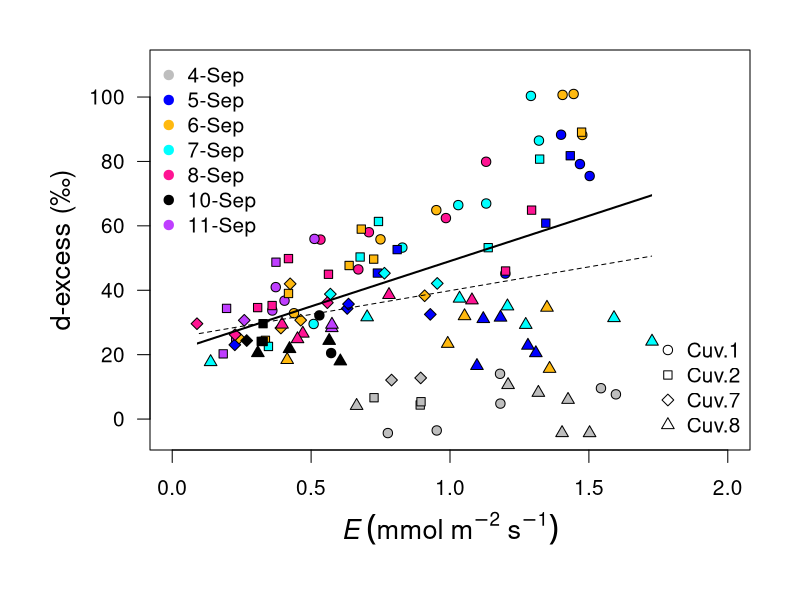
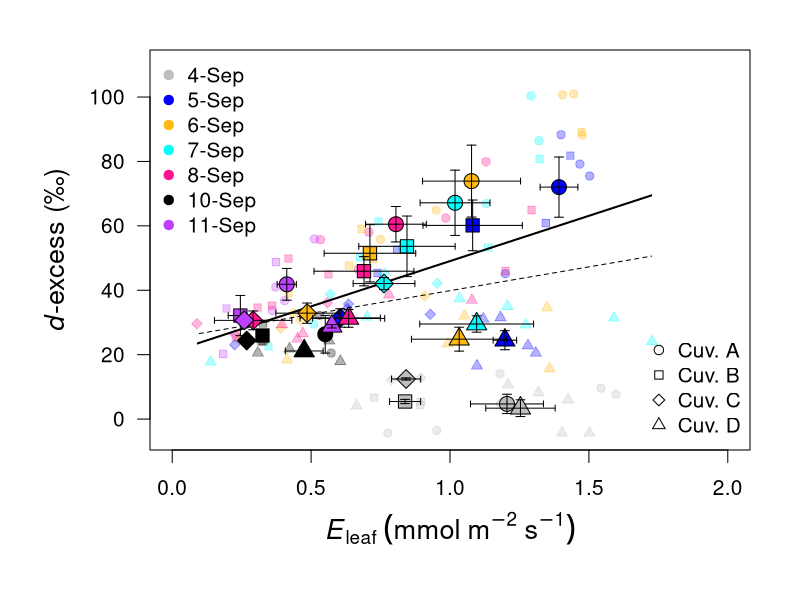
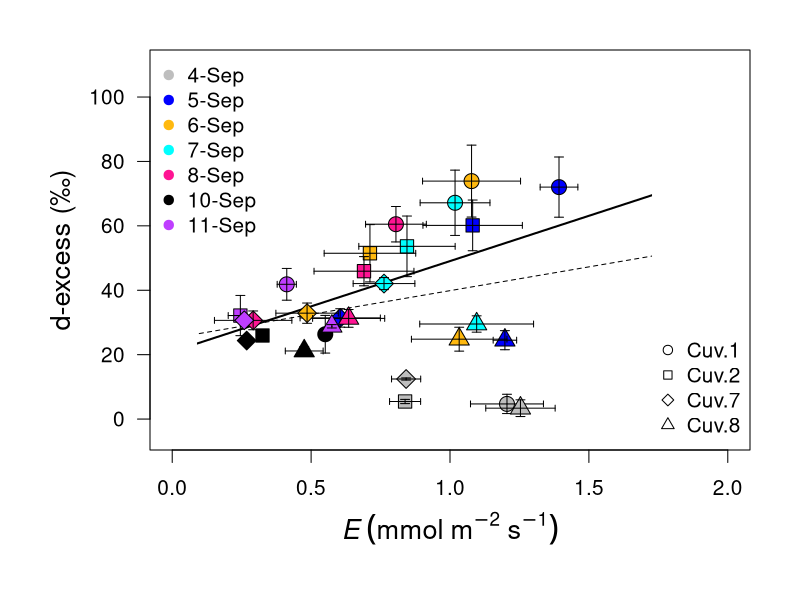

Recreate these plots in R, in order.
library(lubridate)
library(dplyr)
s.err <- function(x){
  se <- sd(x)/sqrt(length(x))
  return(se)
}
dfS <- read.table('barkData/Sept_complete.csv', sep = ';', header = TRUE)
# recalculate transpiration (in mmol m-2 s-1) following Zsofia's email on 1-March-2021
dfS$TrA_old <- dfS$TrA
dfS$TrA <- 1000*((dfS$FlowOut/dfS$Area)*((dfS$H2Oout_G - dfS$H2Oin_G)/(dfS$ATP - dfS$H2Oin_G)))
dfS$DT <- as.POSIXct(dfS$DT, format="%Y-%m-%d %H:%M:%S")
dfS$day <- day(dfS$DT)
dfS$mon <- lubridate::month(dfS$DT, label = T)
dfS$datePretty <- paste0(dfS$day, '-', dfS$mon)
dfS$Date <- as.Date(dfS$DT)
dfS$timeDec <- hour(dfS$DT)+ (minute(dfS$DT)/60)
dfS$midday <- ifelse(dfS$timeDec >= 10 & dfS$timeDec <= 16 & dfS$PAR >= 300, 'yes', 'no')
dfSMD <- subset(dfS, midday == 'yes')

sumSep <- summarise(group_by(subset(dfS, midday == 'yes'), Date, MpNo),
                    E_mean = mean(TrA), E_se = s.err(TrA),
                    d_ex_mean = mean(dDH_ex), d_ex_se = s.err(dDH_ex))

cuv <- unique(dfSMD$MpNo)
myDates <- unique(dfSMD$Date)
cuvL <- list()
for(i in 1:length(cuv)){
  cuvL[[i]] <- subset(dfSMD, MpNo == cuv[i])
}

#version1
windows(10,10)
par(mfrow=c(1,1), las=1, cex=1.25, mar=c(6, 6, 2, 2))
plot(subset(dfSMD, MpNo == cuv[1])[,'dDH_ex']~ subset(dfSMD, MpNo == cuv[1])[,'TrA'],
     pch=15, col = 'white',  
     ylim = c(-5, 110), xlim=c(0, 2),
     ylab =  "d-excess (\u2030)",  xlab=expression(italic(E)~(mmol~m^-2~s^-1)), cex.lab=1.3)
myChar <- c(21:24)
myPal <- c('grey', 'blue', 'darkgoldenrod1', 'cyan', 'deeppink', 'black', 'darkorchid1')
for(i in 1:length(cuv)){
  for(j in 1:length(myDates)){
    points(subset(cuvL[[i]], Date == myDates[j])$dDH_ex ~
             subset(cuvL[[i]], Date == myDates[j])$TrA, pch = myChar[i], col = 'black', bg = myPal[j])
  }
}
plotrix::ablineclip(lm(dDH_ex ~ TrA, data = dfSMD),
                    x1 = min(dfSMD$TrA), x2 = max(dfSMD$TrA), lty = 2)
plotrix::ablineclip(lm(dDH_ex ~ TrA, data = subset(dfSMD, day >= 5)),
                    x1 = min(dfSMD$TrA), x2 = max(dfSMD$TrA), lwd = 2)
legend('topleft', pch = rep(19, 7), col = myPal, legend = unique(dfSMD$datePretty), bty ='n')
legend('bottomright', pch = myChar, col = 'black', bg = 'grey', legend = paste0('Cuv.', cuv), bty = 'n')


#version2 (the good one)
windows(10,10)
par(mfrow=c(1,1), las=1, cex=1.25, mar=c(6, 6, 2, 2))
plot(subset(dfSMD, MpNo == cuv[1])[,'dDH_ex']~ subset(dfSMD, MpNo == cuv[1])[,'TrA'],
     pch=15, col = 'white',
     ylim = c(-5, 110), xlim=c(0, 2),
     ylab = expression(paste(italic(d), "-excess (\u2030)")), xlab=expression(italic(E)[leaf]~(mmol~m^-2~s^-1)), cex.lab=1.3)
myChar <- c(21:24)
myPal <- c('grey', 'blue', 'darkgoldenrod1', 'cyan', 'deeppink', 'black', 'darkorchid1')
for(i in 1:length(cuv)){
  for(j in 1:length(myDates)){
    points(subset(cuvL[[i]], Date == myDates[j])$dDH_ex ~
             subset(cuvL[[i]], Date == myDates[j])$TrA, pch = myChar[i], cex = 0.9,
           col = scales::alpha(myPal[j], 0.3), bg = scales::alpha(myPal[j], 0.3))
  }
}
plotrix::ablineclip(lm(dDH_ex ~ TrA, data = dfSMD),
                    x1 = min(dfSMD$TrA), x2 = max(dfSMD$TrA), lty = 2)
plotrix::ablineclip(lm(dDH_ex ~ TrA, data = subset(dfSMD, day >= 5)),
                    x1 = min(dfSMD$TrA), x2 = max(dfSMD$TrA), lwd = 2)
legend('topleft', pch = rep(19, 7), col = myPal, legend = unique(dfSMD$datePretty), bty ='n')
legend('bottomright', pch = myChar, col = 'black', bg = 'grey', legend = paste0('Cuv. ', c('A', 'B', 'C', 'D')), bty = 'n')

sumSep <- as.data.frame(sumSep)
sumSepL <- list()
for(i in 1:length(cuv)){
  sumSepL[[i]] <- subset(sumSep, MpNo == cuv[i])
}
for(i in 1:length(cuv)){
  for(j in 1:length(myDates)){
    Hmisc::errbar(x=subset(sumSepL[[i]], Date == myDates[j])[,'E_mean'],
                  y=subset(sumSepL[[i]], Date == myDates[j])[,'d_ex_mean'],
                  yplus=subset(sumSepL[[i]], Date == myDates[j])[,'d_ex_mean']+
                    subset(sumSepL[[i]], Date == myDates[j])[,'d_ex_se'],
                  yminus=subset(sumSepL[[i]], Date == myDates[j])[,'d_ex_mean']-
                    subset(sumSepL[[i]], Date == myDates[j])[,'d_ex_se'],
                  pch=myChar[i], col='black', bg = myPal[j], errbar.col = 'black', add=T, cex=1.6)
    arrows(x0 = subset(sumSepL[[i]], Date == myDates[j])[,'E_mean'],
           y0 = subset(sumSepL[[i]], Date == myDates[j])[,'d_ex_mean'],
           x1 = subset(sumSepL[[i]], Date == myDates[j])[,'E_mean']+
             subset(sumSepL[[i]], Date == myDates[j])[,'E_se'],
           length = 0.03, angle = 90, code = 2)
    arrows(x0 = subset(sumSepL[[i]], Date == myDates[j])[,'E_mean'],
           y0 = subset(sumSepL[[i]], Date == myDates[j])[,'d_ex_mean'],
           x1 = subset(sumSepL[[i]], Date == myDates[j])[,'E_mean']-
             subset(sumSepL[[i]], Date == myDates[j])[,'E_se'],
           length = 0.03, angle = 90, code = 2)
  }
}

#version3
windows(10,10)
par(mfrow=c(1,1), las=1, cex=1.25, mar=c(6, 6, 2, 2))
plot(subset(dfSMD, MpNo == cuv[1])[,'dDH_ex']~ subset(dfSMD, MpNo == cuv[1])[,'TrA'],
     pch=15, col = 'white',  
     ylim = c(-5, 110), xlim=c(0, 2),
     ylab =  "d-excess (\u2030)",  xlab=expression(italic(E)~(mmol~m^-2~s^-1)), cex.lab=1.3)
myChar <- c(21:24)
myPal <- c('grey', 'blue', 'darkgoldenrod1', 'cyan', 'deeppink', 'black', 'darkorchid1')
plotrix::ablineclip(lm(dDH_ex ~ TrA, data = dfSMD),
                    x1 = min(dfSMD$TrA), x2 = max(dfSMD$TrA), lty = 2)
plotrix::ablineclip(lm(dDH_ex ~ TrA, data = subset(dfSMD, day >= 5)),
                    x1 = min(dfSMD$TrA), x2 = max(dfSMD$TrA), lwd = 2)
legend('topleft', pch = rep(19, 7), col = myPal, legend = unique(dfSMD$datePretty), bty ='n')
legend('bottomright', pch = myChar, col = 'black', bg = 'grey', legend = paste0('Cuv.', cuv), bty = 'n')

sumSep <- as.data.frame(sumSep)
sumSepL <- list()
for(i in 1:length(cuv)){
  sumSepL[[i]] <- subset(sumSep, MpNo == cuv[i])
}
for(i in 1:length(cuv)){
  for(j in 1:length(myDates)){
    Hmisc::errbar(x=subset(sumSepL[[i]], Date == myDates[j])[,'E_mean'],
                  y=subset(sumSepL[[i]], Date == myDates[j])[,'d_ex_mean'],
                  yplus=subset(sumSepL[[i]], Date == myDates[j])[,'d_ex_mean']+
                    subset(sumSepL[[i]], Date == myDates[j])[,'d_ex_se'],
                  yminus=subset(sumSepL[[i]], Date == myDates[j])[,'d_ex_mean']-
                    subset(sumSepL[[i]], Date == myDates[j])[,'d_ex_se'],
                  pch=myChar[i], col='black', bg = myPal[j], errbar.col = 'black', add=T, cex=1.6)
    arrows(x0 = subset(sumSepL[[i]], Date == myDates[j])[,'E_mean'],
           y0 = subset(sumSepL[[i]], Date == myDates[j])[,'d_ex_mean'],
           x1 = subset(sumSepL[[i]], Date == myDates[j])[,'E_mean']+
             subset(sumSepL[[i]], Date == myDates[j])[,'E_se'],
           length = 0.03, angle = 90, code = 2)
    arrows(x0 = subset(sumSepL[[i]], Date == myDates[j])[,'E_mean'],
           y0 = subset(sumSepL[[i]], Date == myDates[j])[,'d_ex_mean'],
           x1 = subset(sumSepL[[i]], Date == myDates[j])[,'E_mean']-
             subset(sumSepL[[i]], Date == myDates[j])[,'E_se'],
           length = 0.03, angle = 90, code = 2)
  }
}
